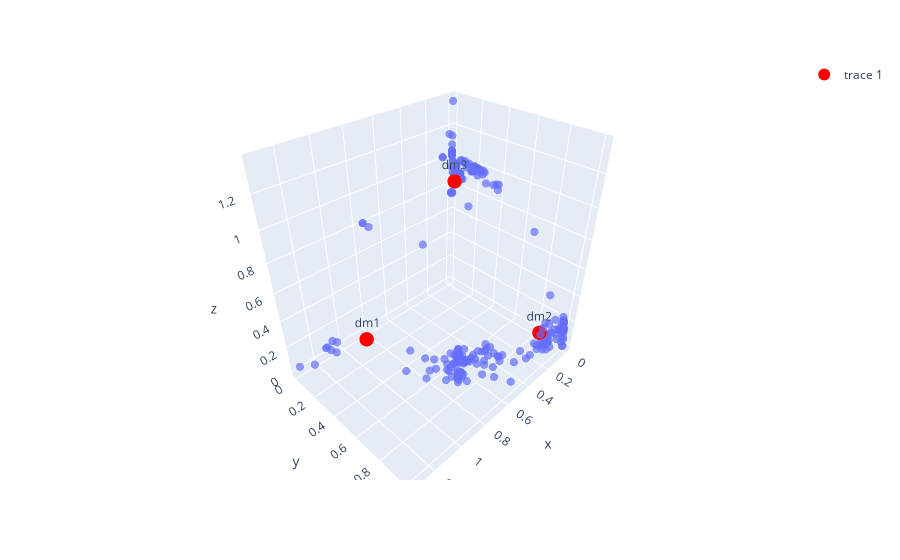

The notebook cell saved with this chart:
### Code cell
fig = ex.scatter_3d(
    x=extras.archive.results.optimal_outputs["f_1"],
    y=extras.archive.results.optimal_outputs["f_2"],
    z=extras.archive.results.optimal_outputs["f_3"],
    opacity=0.7,
    size=[5]*len(extras.archive.results.optimal_outputs["f_1"]),
    size_max=8,
)
# marker line width = 0
fig.update_traces(marker=dict(line=dict(width=0)))

fig.add_scatter3d(
    x=[solutions[dm]["f_1"] for dm in solutions],
    y=[solutions[dm]["f_2"] for dm in solutions],
    z=[solutions[dm]["f_3"] for dm in solutions],
    mode="markers+text",
    marker=dict(size=5, color="red"),
    text=["dm1", "dm2", "dm3"],
    textposition="top center",
)

### Figure 1 — Plotly figure (JSON) as saved in the notebook; plotly's stock layout.template omitted (floating-point values rounded to 4 significant figures; data arrays with more than 128 entries replaced by an {"elided": "..."} marker saying what was removed)
{"data": [{"hovertemplate": "x=%{x}<br>y=%{y}<br>z=%{z}<br>size=%{marker.size}<extra></extra>", "legendgroup": "", "marker": {"color": "#636efa", "line": {"width": 0}, "opacity": 0.7, "size": {"elided": "247 int values"}, "sizemode": "area", "sizeref": 0.07812, "symbol": "circle"}, "mode": "markers", "name": "", "scene": "scene", "showlegend": false, "type": "scatter3d", "x": {"elided": "247 float values"}, "y": {"elided": "247 float values"}, "z": {"elided": "247 float values"}}, {"marker": {"color": "red", "size": 5}, "mode": "markers+text", "text": ["dm1", "dm2", "dm3"], "textposition": "top center", "type": "scatter3d", "x": [0.95, 0.21, 0.23], "y": [0.2, 0.95, 0.24], "z": [0.15, 0.21, 0.98]}], "layout": {"legend": {"itemsizing": "constant", "tracegroupgap": 0}, "margin": {"t": 60}, "scene": {"domain": {"x": [0, 1], "y": [0, 1]}, "xaxis": {"title": {"text": "x"}}, "yaxis": {"title": {"text": "y"}}, "zaxis": {"title": {"text": "z"}}}}}
